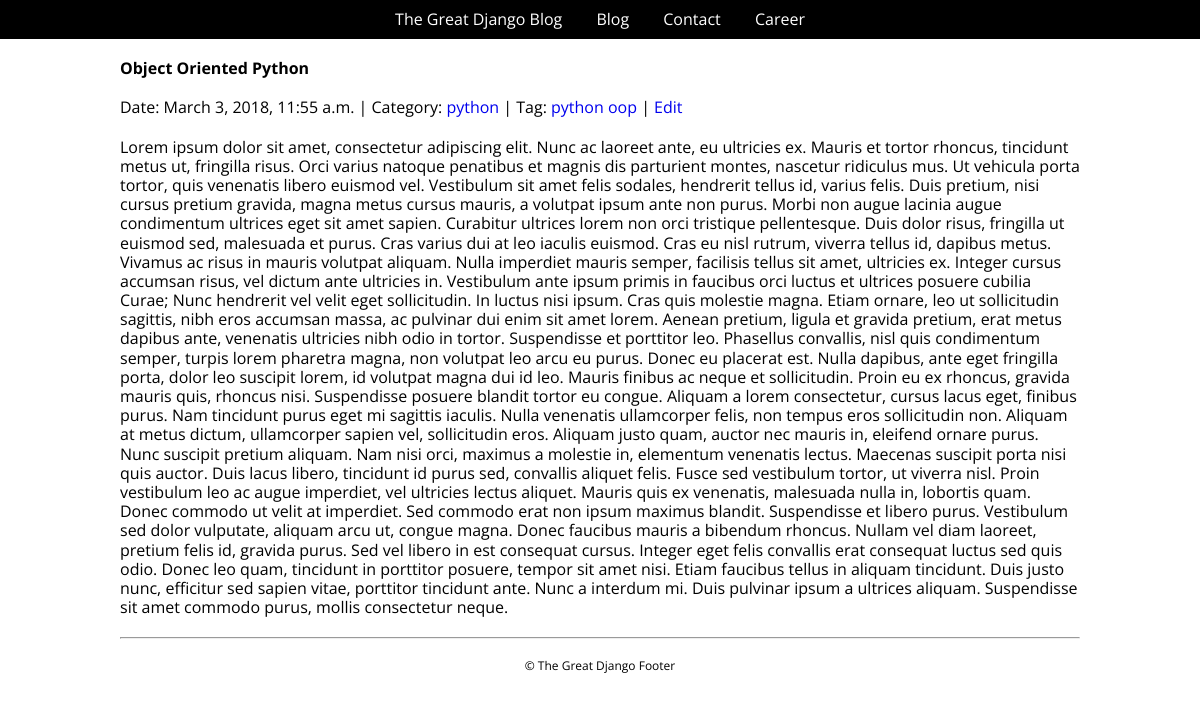
Screenshot of /2/object-oriented-python with the database file from the repository.
### blog/models.py (models this page shows, shortened)
class Post(models.Model):
    title = models.CharField(max_length=200)
    slug = models.SlugField(
        unique=True, help_text="Slug will be generated automatically from the title of the post")
    content = models.TextField()
    pub_date = models.DateTimeField(auto_now_add=True)
    author = models.ForeignKey(Author)
    category = models.ForeignKey(Category)
    tags = models.ManyToManyField(Tag)

class Category(models.Model):
    name = models.CharField(max_length=100, unique=True)
    slug = models.SlugField(max_length=100, unique=True)
    author = models.ForeignKey(Author)
    class Meta:
        verbose_name_plural = "Categories"
    def __str__(self):
        return self.name
    def get_absolute_url(self):
        return reverse('post_by_category', args=[self.slug])

class Tag(models.Model):
    name = models.CharField(max_length=100, unique=True)
    slug = models.SlugField(max_length=100, unique=True)
    author = models.ForeignKey(Author)
    def __str__(self):
        return self.name
    def get_absolute_url(self):
        return reverse('post_by_tag', args=[self.slug])

### blog/views.py (the view)
def post_detail(request, pk, post_slug):
    post = get_object_or_404(Post, pk=pk)
    return render(request, 'blog/post_detail.html', {'post': post})

### blog/templates/blog/post_detail.html (shortened to what this page needs)
{% extends "blog/base.html"  %}
{% block content %}
<div class="content">
    <div class="section-inner clearfix">
        <h1>{{ post.title|capfirst }}</h1>
        <p class="post-info">
            {% include 'blog/post_info.html' %}
            | <span><a href="{% url 'post_update' post.id  %}">Edit</a></span>
        </p>
        <p>
            {{ post.content }}
        </p>
    </div>
</div>
{% endblock %}

### blog/templates/blog/post_info.html
<span>Date: {{ post.pub_date }} </span> |
<span>Category: <a href="{{post.category.get_absolute_url }}">{{ post.category }}</a></span> |
<span>Tag:
    {% for tag in post.tags.all %}
            <a href="{{tag.get_absolute_url}}">{{ tag }}</a>
    {% empty %}
            None
    {% endfor %}
</span>

### blog/static/blog/css/style.css (style rules this page uses)
body { font-family: "Open Sans",'MS Sans Serif', sans-serif, Verdana, Arial; }
.section-inner { max-width: 960px; padding: 0 15px; margin: 0 auto; }
h1 { margin: 20px 0px; }
p { margin: 20px 0px; }
.content a { text-decoration: none; }

### rows the page displays
Post: title "Object Oriented Python", pub_date "March 3, 2018, 11:55 a.m.", category "python", content "Lorem ipsum dolor sit amet, consectetur adipiscing elit. Nunc ac laoreet ante, eu ultricies ex. Mauris et tortor rhoncus, tincidunt metus ut, fringilla risus. Orci varius natoque penatibus et magnis dis parturient montes, nascetur ridiculus mus. Ut vehicula porta tortor, quis venenatis libero euismod vel. Vestibulum sit amet felis sodales, hendrerit tellus id, varius felis. Duis pretium, nisi cursus pretium gravida, magna metus cursus mauris, a volutpat ipsum ante non purus. Morbi non augue lacinia augue condimentum ultrices eget sit amet sapien. Curabitur ultrices lorem non orci tristique pellentesque. Duis dolor risus, fringilla ut euismod sed, malesuada et purus. Cras varius dui at leo…"
Tag: name "python"
Tag: name "oop"
